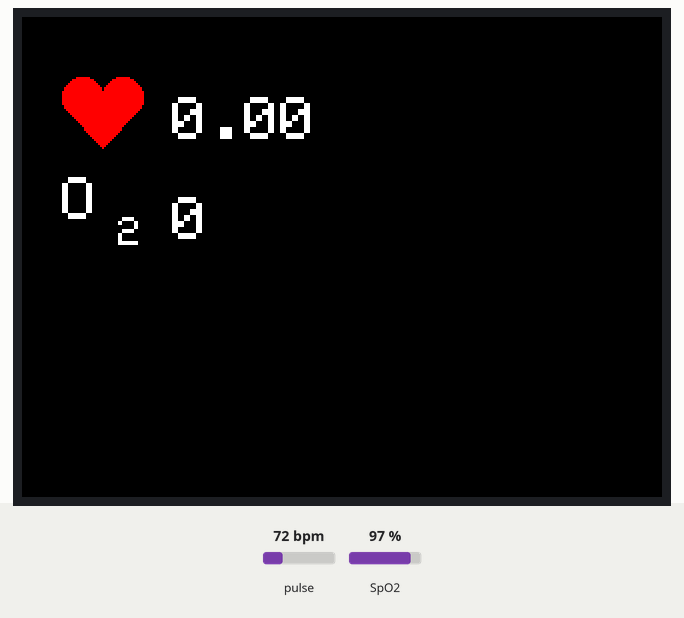
Simulated run of this sketch. Board: ESP32-S3. On the bench: 320×240 colour display. The test bench sets the inputs (shaded band); at power-on: pulse 72 bpm, SpO2 97 %. What the sketch prints to the serial monitor is not drawn.

Above: at 1.6 s.
1.7 s: pulse set to 158 bpm
At 4.4 s:
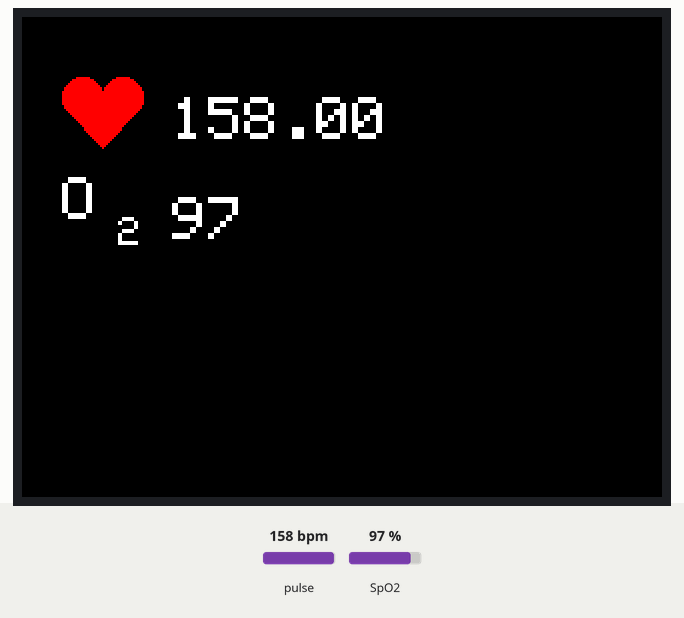
4.5 s: pulse set to 42 bpm
At 6.1 s:
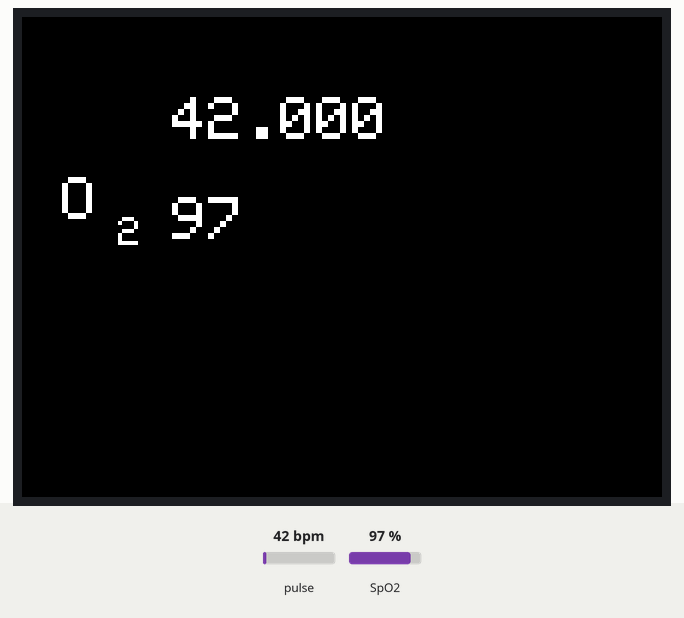
7.2 s: SpO2 set to 80 %
At 9.2 s:
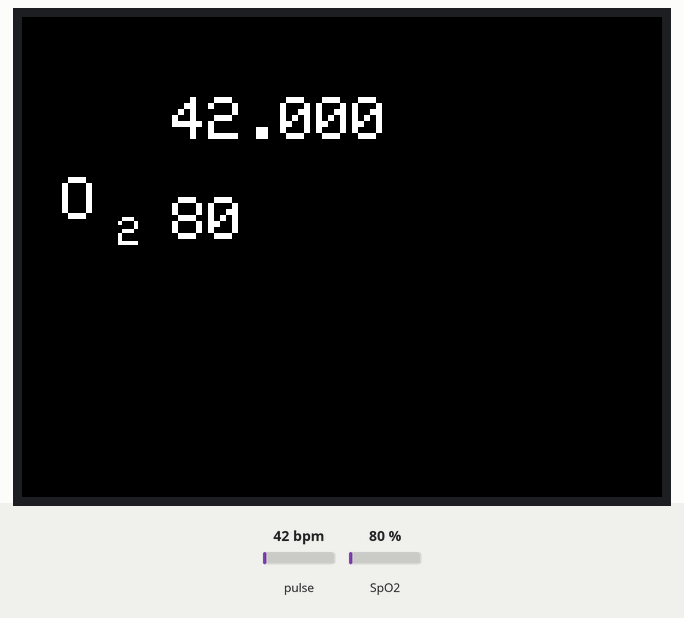
10.1 s: pulse set to 70 bpm
At 12.4 s:
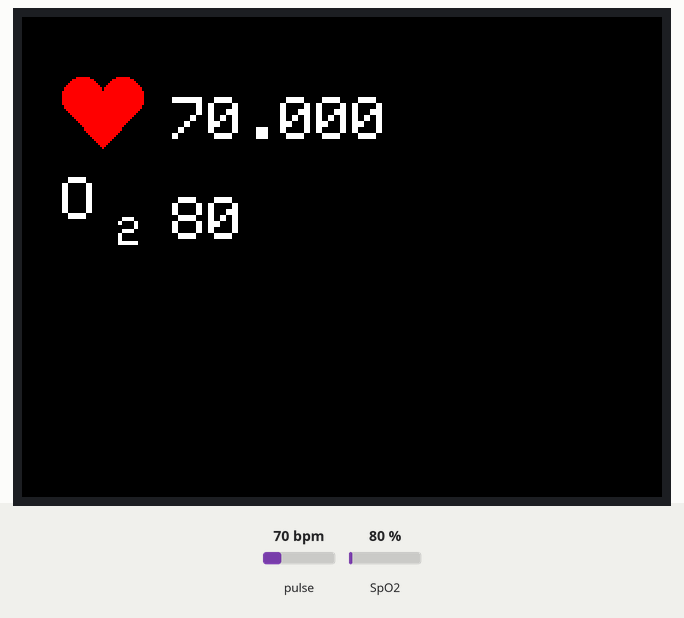
Timing chart, 0 to 13.9 s (numbered marks = the images above; inputs shaded):
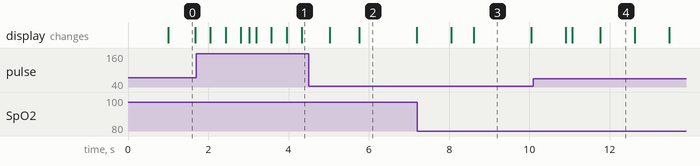

Measured:
- after the input at 4.5 s, the display: first changes after 0.53 s (image 2 shows a later state)
- after the input at 7.2 s, the display: first changes after 0.85 s (image 3 shows a later state)
- what the display in image 0 shows lasts 0.7 s, from 1.0 s to 1.7 s
- what the display in image 2 shows lasts 1.4 s, from 5.8 s to 7.2 s
- what the display in image 4 shows lasts 0.8 s, from 11.8 s to 12.6 s

The sketch:

sample1.ino
```cpp
/*
 * 使用ユニット / Units Used:
 *   - MAX30100 心拍センサー / Heart Rate Sensor (I2C)
 *
 * ピン配置 / Pin Assignment:
 *   - MAX30100: PortA I2C (SDA=2, SCL=1)
 */

#include <M5CoreS3.h>
#include <Wire.h>
#include <math.h>
#include "MAX30100_PulseOximeter.h"

#define SAMPLING_RATE   (MAX30100_SAMPRATE_100HZ)
#define IR_LED_CURRENT  (MAX30100_LED_CURR_24MA)
#define RED_LED_CURRENT (MAX30100_LED_CURR_27_1MA)
#define PULSE_WIDTH     (MAX30100_SPC_PW_1600US_16BITS)
#define HIGHRES_MODE    (true)
#define REPORTING_PERIOD_MS     1000

// PulseOximeter is the higher level interface to the sensor
// it offers:
//  * beat detection reporting
//  * heart rate calculation５
//  * SpO2 (oxidation level) calculation
PulseOximeter pox;
uint32_t tsLastReport = 0;

uint16_t getColor(uint8_t red, uint8_t green, uint8_t blue){
  return ((red>>3)<<11) | ((green>>2)<<5) | (blue>>3);
}
MAX30100 sensor;  // Instantiate a MAX30100 sensor class.  实例化一个MAX30100传感器类
bool beatflg;
void onBeatDetected()
{
    Serial.println("Beat!");
    if (beatflg) {
    M5.Lcd.fillCircle(30, 40, 10, BLACK);
    M5.Lcd.fillCircle(50, 40, 10, BLACK);
    M5.Lcd.fillCircle(40, 41, 3, BLACK);
    M5.Lcd.fillTriangle(22, 45, 58, 45, 40, 65, BLACK);
    beatflg = false;
    }
    else {
    M5.Lcd.fillCircle(30, 40, 10, RED);
    M5.Lcd.fillCircle(50, 40, 10, RED);
    M5.Lcd.fillCircle(40, 41, 3, RED);
    M5.Lcd.fillTriangle(22, 45, 58, 45, 40, 65, RED);
    beatflg = true;
    }
}


void setup()
{
    M5.begin();        // Init M5Stack.  初始化M5Stack
    M5.Power.begin();  // Init power  初始化电源模块
    Serial.print("Initializing MAX30100..");
 // ハートを表示
    M5.Lcd.fillCircle(30, 40, 10, RED);
    M5.Lcd.fillCircle(50, 40, 10, RED);
    M5.Lcd.fillCircle(40, 41, 3, RED);
    M5.Lcd.fillTriangle(22, 45, 58, 45, 40, 65, RED);

    // O2を表示
    M5.Lcd.setTextSize(3);
    M5.Lcd.setCursor(20, 80);
    M5.Lcd.print("O");
    M5.Lcd.setTextSize(2);
    M5.Lcd.setCursor(48, 100);
    M5.Lcd.print("2");

    while (!sensor.begin()) {  // Initialize the sensor.  初始化传感器
    //    M5.Lcd.setTextFont(4);
    //    M5.Lcd.setCursor(50, 100, 4);
    //    M5.Lcd.println("Sensor not found");
        delay(1000);
    }
    //M5.Lcd.fillScreen(BLACK);
    // Set up the wanted parameters.  设置所需的参数
    sensor.setMode(MAX30100_MODE_SPO2_HR);
    sensor.setLedsCurrent(IR_LED_CURRENT, RED_LED_CURRENT);
    sensor.setLedsPulseWidth(PULSE_WIDTH);
    sensor.setSamplingRate(SAMPLING_RATE);
    sensor.setHighresModeEnabled(HIGHRES_MODE);
    pox.setOnBeatDetectedCallback(onBeatDetected);
}

void loop()
{
    // Make sure to call update as fast as possible
    pox.update();

    // Asynchronously dump heart rate and oxidation levels to the serial
    // For both, a value of 0 means "invalid"
    if (millis() - tsLastReport > REPORTING_PERIOD_MS) {
        M5.Lcd.setTextSize(3);

        // 心拍数を表示
        M5.Lcd.setCursor(75, 40);
        M5.Lcd.print(pox.getHeartRate());

        //　血中酸素量を表示
        M5.Lcd.setCursor(75, 90);
        M5.Lcd.print(pox.getSpO2());

        tsLastReport = millis();
    }
}
```
